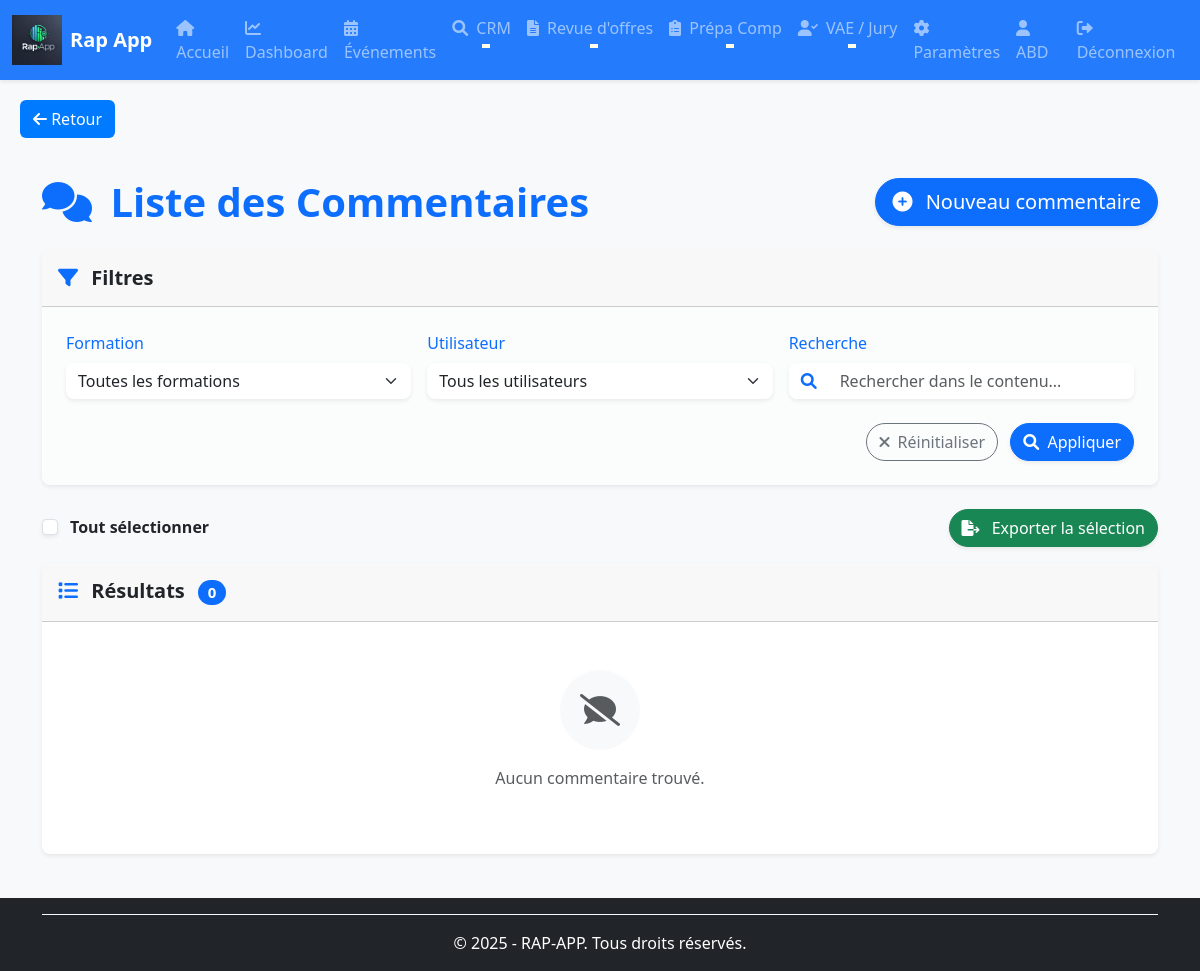
The page /commentaires/ (signed in) on the database as committed earlier.
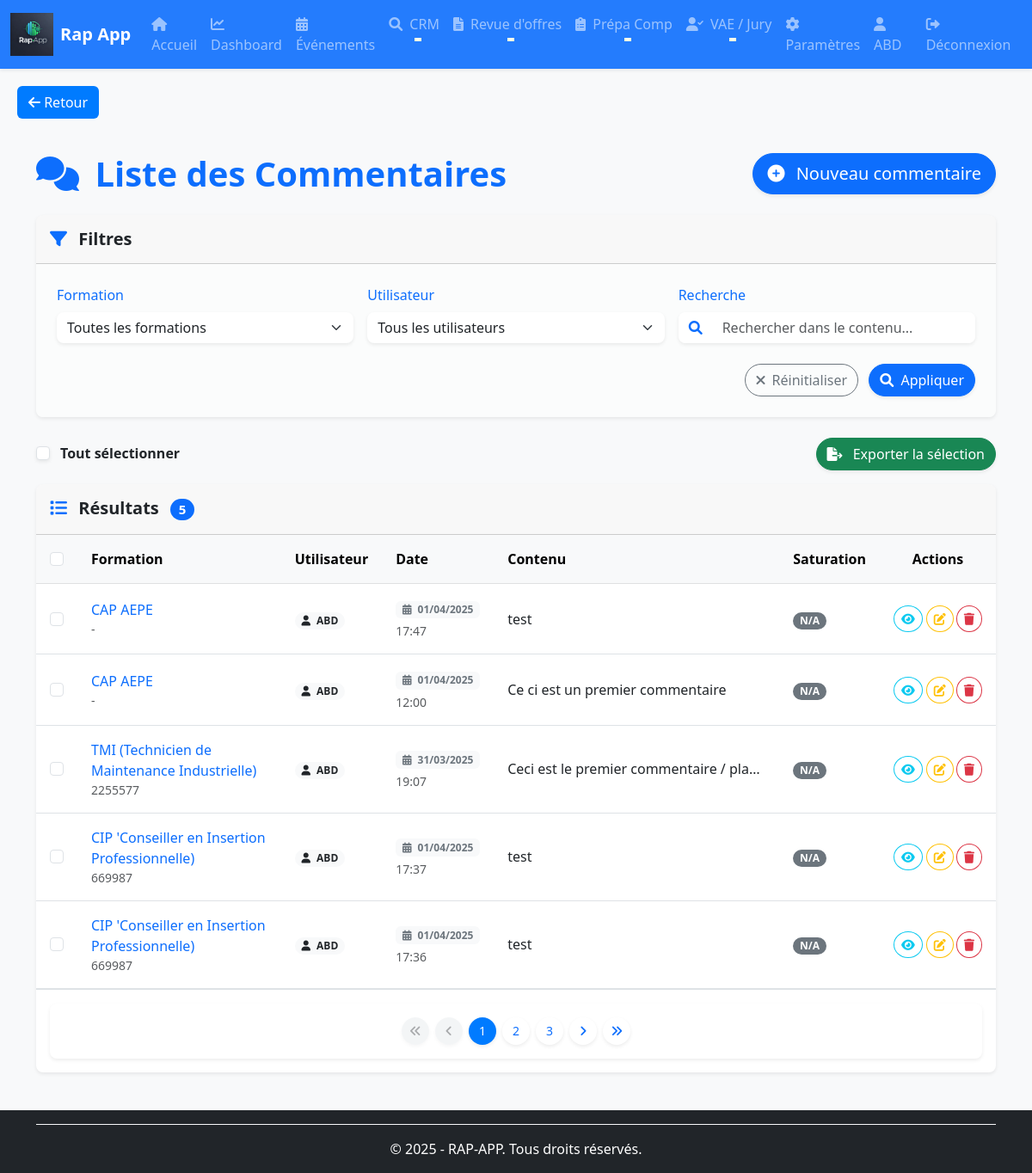
The same page on the database as committed later.
### rap_app/models/commentaires.py (models this page shows, shortened)
class Commentaire(BaseModel):
    formation = models.ForeignKey(
        Formation,
        on_delete=models.CASCADE,
        related_name="commentaires",
        verbose_name="Formation"
    )
    utilisateur = models.ForeignKey(
        User,
        on_delete=models.CASCADE,
        blank=True,
        null=True,
        related_name="commentaires",
        verbose_name="Utilisateur associé"
    )
    contenu = models.TextField(
        verbose_name="Contenu du commentaire"
    )
    saturation = models.PositiveIntegerField(
        null=True,
        blank=True,
        verbose_name="Niveau de saturation (%)"
    )
    class Meta:
        verbose_name = "Commentaire"
        verbose_name_plural = "Commentaires"
        ordering = ['formation', '-created_at']
        indexes = [
            models.Index(fields=['created_at']),
            models.Index(fields=['formation']),
        ]

### rap_app/models/formations.py (models this page shows, shortened)
class Formation(BaseModel):
    nom = models.CharField(max_length=255, verbose_name="Nom de la formation")
    centre = models.ForeignKey(Centre, on_delete=models.CASCADE, related_name='formations', verbose_name="Centre de formation")
    type_offre = models.ForeignKey(TypeOffre, on_delete=models.CASCADE, related_name="formations", verbose_name="Type d'offre")
    statut = models.ForeignKey(Statut, on_delete=models.CASCADE, related_name="formations", verbose_name="Statut de la formation")
    start_date = models.DateField(null=True, blank=True, verbose_name="Date de début")
    end_date = models.DateField(null=True, blank=True, verbose_name="Date de fin")
    num_kairos = models.CharField(max_length=50, null=True, blank=True, verbose_name="Numéro Kairos")
    num_offre = models.CharField(max_length=50, null=True, blank=True, verbose_name="Numéro de l'offre")
    num_produit = models.CharField(max_length=50, null=True, blank=True, verbose_name="Numéro du produit")
    prevus_crif = models.PositiveIntegerField(default=0, verbose_name="Places prévues CRIF")
    prevus_mp = models.PositiveIntegerField(default=0, verbose_name="Places prévues MP")
    inscrits_crif = models.PositiveIntegerField(default=0, verbose_name="Inscrits CRIF")
    inscrits_mp = models.PositiveIntegerField(default=0, verbose_name="Inscrits MP")
    assistante = models.CharField(max_length=255, null=True, blank=True, verbose_name="Assistante")
    cap = models.PositiveIntegerField(null=True, blank=True, verbose_name="Capacité maximale")
    convocation_envoie = models.BooleanField(default=False, verbose_name="Convocation envoyée")
    entresformation = models.PositiveIntegerField(default=0, verbose_name="Entrées en formation")
    nombre_candidats = models.PositiveIntegerField(default=0, verbose_name="Nombre de candidats")
    nombre_entretiens = models.PositiveIntegerField(default=0, verbose_name="Nombre d'entretiens")
    nombre_evenements = models.PositiveIntegerField(default=0, verbose_name="Nombre d'événements")
    dernier_commentaire = models.TextField(null=True, blank=True, verbose_name="Dernier commentaire")
    partenaires = models.ManyToManyField(Partenaire, related_name="formations", verbose_name="Partenaires", blank=True)
    utilisateur = models.ForeignKey(User, on_delete=models.SET_NULL, null=True, blank=True,related_name="formations_creees",verbose_name="Créé par" )
    objects = FormationManager()
    class Meta:
        verbose_name = "Formation"
        verbose_name_plural = "Formations"
        ordering = ['-start_date', 'nom']
        indexes = [
            models.Index(fields=['start_date']),
            models.Index(fields=['end_date']),
            models.Index(fields=['nom']),
        ]

### rap_app/views/commentaires_views.py (the view, shortened to what this page needs)
# urls.py: path('commentaires/', commentaires_views.CommentaireListView.as_view(), name='commentaire-list'),
class CommentaireListView(BaseListView):
    model = Commentaire
    context_object_name = 'commentaires'
    template_name = 'commentaires/commentaire_list.html'
    paginate_by = 5
    def get_queryset(self):
        logger.debug("Construction du queryset pour la liste des commentaires")
        queryset = super().get_queryset().select_related('formation', 'utilisateur')
        formation_id = self.request.GET.get('formation')
        utilisateur_id = self.request.GET.get('utilisateur')
        search_query = self.request.GET.get('q')
        filters_applied = []
        if search_query:
            queryset = queryset.filter(contenu__icontains=search_query)
            filters_applied.append(f"recherche: '{search_query}'")
        if filters_applied:
            logger.debug(f"Filtres appliqués: {', '.join(filters_applied)}")
        result_count = queryset.count()
        logger.debug(f"Nombre de commentaires trouvés: {result_count}")
        return queryset
    def get_context_data(self, **kwargs):
        context = super().get_context_data(**kwargs)
        formation_id = self.request.GET.get('formation', '')
        utilisateur_id = self.request.GET.get('utilisateur', '')
        search_query = self.request.GET.get('q', '')
        context['filters'] = {
            'formation': formation_id,
            'utilisateur': utilisateur_id,
            'q': search_query,
        }
        context['stats'] = {
            'total': Commentaire.objects.count(),
            'this_month': Commentaire.objects.filter(
                created_at__month=timezone.now().month,
                created_at__year=timezone.now().year
            ).count(),
            'today': Commentaire.objects.filter(
                created_at__date=timezone.now().date()
            ).count(),
        }
        context['formations'] = Formation.objects.annotate(
            nb_commentaires=Count('commentaires')
        ).filter(nb_commentaires__gt=0).order_by('-nb_commentaires')
        context['utilisateurs'] = User.objects.annotate(
            nb_commentaires=Count('commentaires')
        ).filter(nb_commentaires__gt=0).order_by('-nb_commentaires')
        logger.debug(f"Contexte préparé pour la liste des commentaires")
        return context

### rap_app/views/base_views.py (called while the page is built)
    def get_queryset(self):
        queryset = super().get_queryset()
        logger.debug(f"Liste {self.model.__name__} récupérée, {queryset.count()} éléments")
        return queryset

    def dispatch(self, request, *args, **kwargs):
        logger.info(f"Accès à la liste {self.model.__name__} par {request.user}")
        return super().dispatch(request, *args, **kwargs)

### rap_app/templates/commentaires/commentaire_list.html (shortened to what the changed rows need)
{% extends 'base.html' %}
{% load static %}
{% block content %}
<div class="container mt-4">
    <div class="d-flex flex-column flex-md-row justify-content-between align-items-center mb-4">
        <h1 class="mb-3 mb-md-0 fw-bold text-primary"><i class="fas fa-comments me-2"></i> Liste des Commentaires</h1>
    </div>
    <form method="POST" action="{% url 'export-commentaires' %}">
        <div class="card shadow-sm border-0 rounded-3 overflow-hidden">
            <div class="card-header bg-gradient-light py-3">
                <h5 class="mb-0 fw-bold">
                    <i class="fas fa-list me-2 text-primary"></i> Résultats
                    <span class="badge bg-primary rounded-pill ms-2">{{ commentaires|length }}</span>
                </h5>
            </div>
            <div class="card-body p-0">
                {% if commentaires %}
                <div class="table-responsive">
                    <table class="table table-hover mb-0 align-middle">
                        <thead class="table-light">
                            <tr>
                                <th class="px-3 py-3"><input type="checkbox" id="select-all-checkboxes" class="form-check-input"></th>
                                <th class="px-3 py-3">Formation</th>
                                <th class="px-3 py-3">Utilisateur</th>
                                <th class="px-3 py-3">Date</th>
                                <th class="px-3 py-3">Contenu</th>
                                <th class="px-3 py-3">Saturation</th>
                                <th class="px-3 py-3 text-center">Actions</th>
                            </tr>
                        </thead>
                        <tbody>
                            {% for commentaire in commentaires %}
                            <tr class="border-bottom">
                                <td class="px-3 py-3">
                                    <input type="checkbox" name="commentaire_ids" value="{{ commentaire.id }}" class="comment-checkbox form-check-input" style="cursor: pointer;">
                                </td>
                                <td class="px-3 py-3">
                                    <a href="{% url 'formation-detail' commentaire.formation.id %}" class="text-decoration-none fw-medium">
                                        {{ commentaire.formation.nom }}
                                        <small class="text-muted d-block">{{ commentaire.formation.num_offre|default:"-" }}</small>
                                    </a>
                                </td>
                                <td class="px-3 py-3">
                                    <span class="badge bg-light text-dark rounded-pill">
                                        <i class="fas fa-user me-1"></i> {{ commentaire.utilisateur.username|default:"Anonyme" }}
                                    </span>
                                </td>
                                <td class="px-3 py-3">
                                    <span class="badge bg-light text-secondary">
                                        <i class="fas fa-calendar-alt me-1"></i> {{ commentaire.created_at|date:"d/m/Y" }}
                                    </span>
                                    <small class="text-muted d-block mt-1">{{ commentaire.created_at|date:"H:i" }}</small>
                                </td>
                                <td class="px-3 py-3">
                                    <div class="text-truncate" style="max-width: 300px;" title="{{ commentaire.contenu }}">
                                        {{ commentaire.contenu }}
                                    </div>
                                </td>
                                <td class="px-3 py-3">
                                    {% if commentaire.saturation %}
                                    <div class="progress shadow-sm" style="height: 10px; border-radius: 5px;">
                                        <div class="progress-bar rounded-pill
                                            {% if commentaire.saturation >= 80 %}bg-success
                                            {% elif commentaire.saturation >= 50 %}bg-info
                                            {% else %}bg-warning{% endif %}"
                                            role="progressbar"
                                            style="width: {{ commentaire.saturation }}%;"
                                            aria-valuenow="{{ commentaire.saturation }}"
                                            aria-valuemin="0"
                                            aria-valuemax="100">
                                        </div>
                                    </div>
                                    <span class="badge
                                        {% if commentaire.saturation >= 80 %}bg-success
                                        {% elif commentaire.saturation >= 50 %}bg-info
                                        {% else %}bg-warning{% endif %}
                                        text-white rounded-pill px-2 mt-1 float-end">
                                        {{ commentaire.saturation }}%
                                    </span>
                                    {% else %}
                                    <span class="badge bg-secondary text-white rounded-pill">N/A</span>
                                    {% endif %}
                                </td>
                                <td class="px-3 py-3 text-center">
                                    <div class="btn-group" role="group" aria-label="Actions">
                                        <a href="{% url 'commentaire-detail' commentaire.id %}" class="btn btn-sm btn-outline-info rounded-circle" title="Détails" aria-label="Détail">
                                            <i class="fas fa-eye"></i>
                                        </a>
                                        <a href="{% url 'commentaire-update' commentaire.id %}" class="btn btn-sm btn-outline-warning rounded-circle mx-1" title="Modifier" aria-label="Modifier">
                                            <i class="fas fa-edit"></i>
                                        </a>
                                        <a href="{% url 'commentaire-delete' commentaire.id %}" class="btn btn-sm btn-outline-danger rounded-circle" title="Supprimer" aria-label="Supprimer">
                                            <i class="fas fa-trash"></i>
                                        </a>
                                    </div>
                                </td>
                            </tr>
                            {% endfor %}
                        </tbody>
                    </table>
                <div class="p-3 border-top">
                    {% include "composants/pagination.html" %}
                </div>
                </div>
                {% else %}
                <div class="text-center py-5">
                    <div class="bg-light rounded-circle mx-auto mb-3 d-flex align-items-center justify-content-center" style="width: 80px; height: 80px;">
                        <i class="fas fa-comment-slash fa-2x text-muted"></i>
                    </div>
                    <p class="text-muted">Aucun commentaire trouvé.</p>
                </div>
                {% endif %}
            </div>
        </div>
    </form>
</div>
{% endblock %}

Rows that differ between the two databases and show on the page:
added Commentaire: formation.nom "CAP AEPE", formation.num_offre "-", utilisateur.username "ABD", created_at "01/04/2025", created_at "17:47", contenu "test", shows "N/A"
added Commentaire: formation.nom "CAP AEPE", formation.num_offre "-", utilisateur.username "ABD", created_at "01/04/2025", created_at "12:00", contenu "Ce ci est un premier commentaire", shows "N/A"
added Commentaire: formation.nom "TMI (Technicien de Maintenance Industrielle)", formation.num_offre "2255577", utilisateur.username "ABD", created_at "31/03/2025", created_at "19:07", contenu "Ceci est le premier commentaire / pla…", shows "N/A"
added Commentaire: formation.nom "CIP 'Conseiller en Insertion Professionnelle)", formation.num_offre "669987", utilisateur.username "ABD", created_at "01/04/2025", created_at "17:37", contenu "test", shows "N/A"
added Commentaire: formation.nom "CIP 'Conseiller en Insertion Professionnelle)", formation.num_offre "669987", utilisateur.username "ABD", created_at "01/04/2025", created_at "17:36", contenu "test", shows "N/A"
Other text that changed with them:
{{ commentaires|length }}: "0" → "5"
form field value: (not shown) → "☐"
text no longer shown: "Aucun commentaire trouvé."
text now shown: "Formation Utilisateur Date Contenu Saturation Actions"
new list line: "1"
new list line: "2"
new list line: "3"
